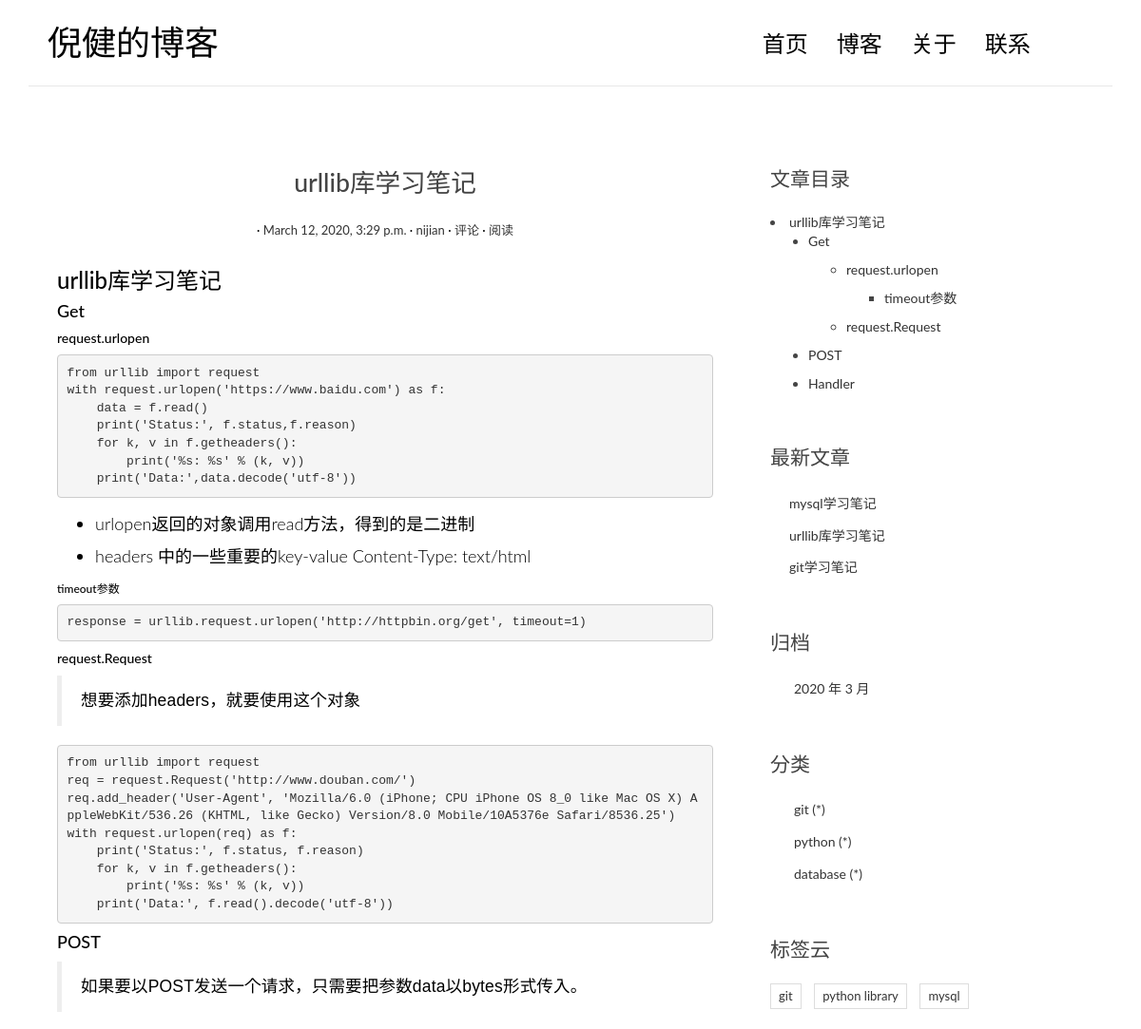
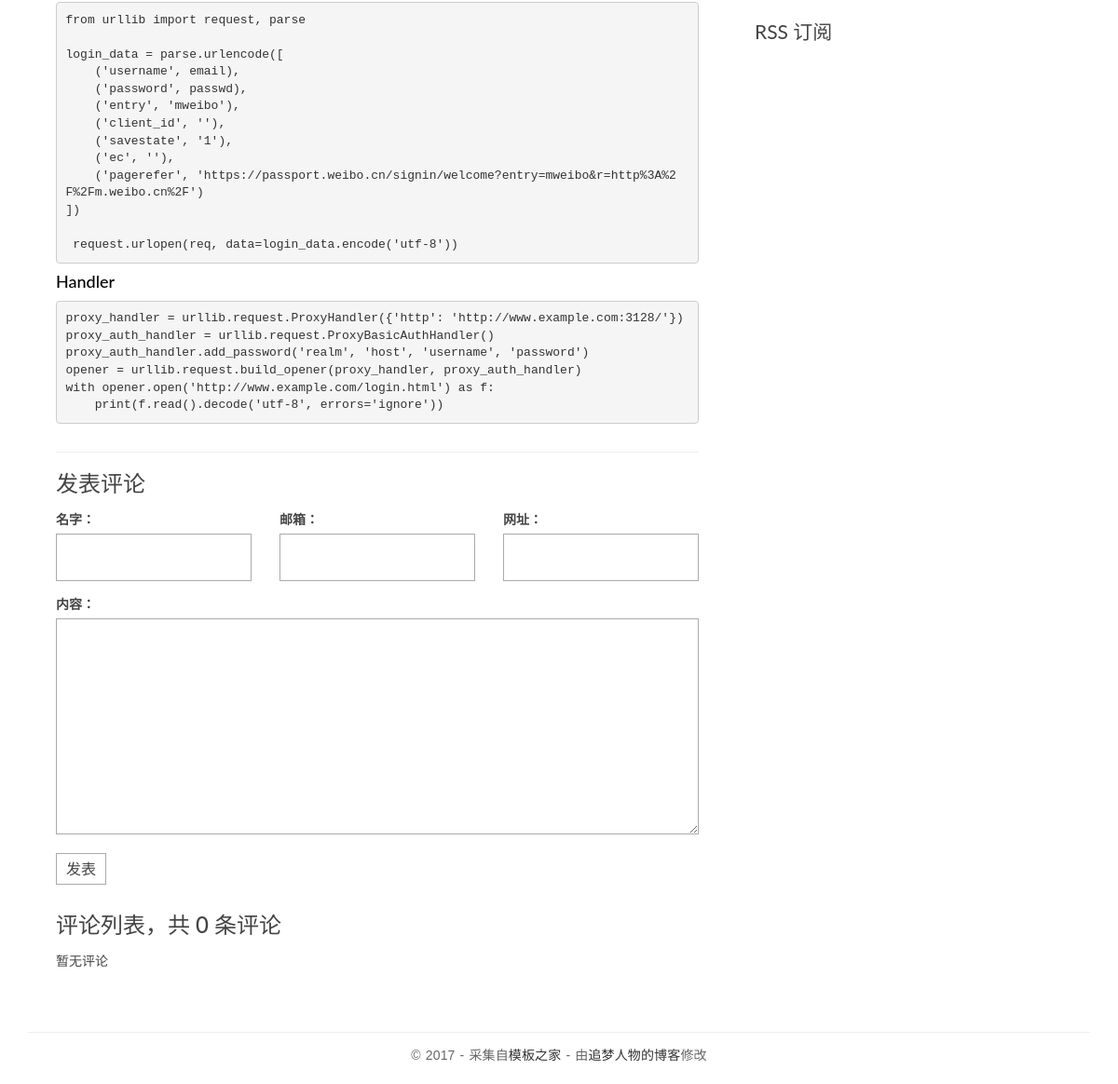
/posts/6, run on the app's committed database (2 pictures, top to bottom).
### blog/models.py (models this page shows, shortened)
class Post(models.Model):
    title = models.CharField(max_length=70)
    body = models.TextField()
    create_time = models.DateTimeField(default=timezone.now)
    modifued_time = models.DateTimeField()
    excerpt = models.CharField(max_length=70, blank=True)
    catgory = models.ForeignKey(Category, on_delete=models.CASCADE)
    tags = models.ManyToManyField(Tag, blank=True)
    author = models.ForeignKey(User, on_delete=models.CASCADE)
    class Meta:
        verbose_name = '文章'
        verbose_name_plural = '文章s'
    def get_absolute_url(self):
        return reverse('blog:detail', kwargs={'pk': self.pk})

class Category(models.Model):
    name = models.CharField(max_length=100)
    class Meta:
        verbose_name = '分类'
        verbose_name_plural = verbose_name

class Tag(models.Model):
    name = models.CharField(max_length=100)
    class Meta:
        verbose_name = '标签'
        verbose_name_plural = '标签s'

### blog/views.py (the view)
# urls.py: path('posts/<int:pk>', views.detail, name='detail'),
def detail(request, pk):
    post = get_object_or_404(Post, pk=pk)
    md = markdown.Markdown(extensions=[
                                      'markdown.extensions.extra',
                                      'markdown.extensions.codehilite',
                                      TocExtension(slugify=slugify),
                                  ])
    post.body = md.convert(post.body)
    m = re.search(r'<div class="toc">\s*<ul>(.*)</ul>\s*</div>', md.toc, re.S)
    post.toc = m.group(1) if m is not None else ''
    return render(request, 'blog/detail.html', context={'post': post})

### comments/forms.py
class CommentForm(forms.ModelForm):
    class Meta:
        model = Comment
        fields = ['name', 'email', 'url', 'text']

### blog/templatetags/blog_extras.py (called while the page is built)
@register.inclusion_tag('blog/inclusions/_recent_posts.html', takes_context=True)
def show_recent_posts(context, num=5):
    return {
        'recent_post_list': Post.objects.all().order_by('-create_time')[:num],
    }

@register.inclusion_tag('blog/inclusions/_archives.html', takes_context=True)
def show_archives(context):
    return {
        'date_list': Post.objects.dates('create_time', 'month', order='DESC'),
    }

@register.inclusion_tag('blog/inclusions/_tags.html', takes_context=True)
def show_tags(context):
    return {
        'tag_list': Tag.objects.all(),
    }

@register.inclusion_tag('blog/inclusions/_categories.html', takes_context=True)
def show_categories(context):
    return {
        'category_list': Category.objects.all(),
    }

### comments/templatetags/comments_extras.py (called while the page is built)
@register.inclusion_tag('comments/inclusions/_form.html', takes_context=True)
def show_comment_form(context, post, form=None):
    if form is None:
        form = CommentForm()
    return {
        'form': form,
        'post': post,
    }

@register.inclusion_tag('comments/inclusions/_list.html', takes_context=True)
def show_comments(context, post):
    comment_list = post.comment_set.all().order_by('-created_time')
    comment_count = comment_list.count()
    return {
        'comment_count': comment_count,
        'comment_list': comment_list,
    }

### templates/blog/detail.html
{% extends 'base.html' %}
{% load comments_extras %}
{% block main %}
    <article class="post post-{{ post.pk }}">
        <header class="entry-header">
            <h1 class="entry-title">{{ post.title }}</h1>
            <div class="entry-meta">
                <span class="post-category"><a href="#">{{ post.category.name }}</a></span>
                <span class="post-date"><a href="#"><time class="entry-date"
                                                          datetime="{{ post.create_time }}">{{ post.create_time }}</time></a></span>
                <span class="post-author"><a href="#">{{ post.author }}</a></span>
                <span class="comments-link"><a href="#"> 评论</a></span>
                <span class="views-count"><a href="#"> 阅读</a></span>
            </div>
        </header>
        <div class="entry-content clearfix">
            {{ post.body|safe }}
        </div>
    </article>
    <section class="comment-area" id="comment-area">
        <hr>
        <h3>发表评论</h3>
        {% show_comment_form post %}
        <div class="comment-list-panel">
            {% show_comments post %}
        </div>
    </section>
{% endblock main %}
{% block toc %}
    {% if post.toc %}
        <div class="widget widget-content">
            <h3 class="widget-title">文章目录</h3>
            {{ post.toc|safe }}
        </div>
    {% endif %}
{% endblock toc %}

### templates/blog/inclusions/_recent_posts.html
<div class="widget widget-recent-posts">
  <h3 class="widget-title">最新文章</h3>
  <ul>
    {% for post in recent_post_list %}
      <li>
        <a href="{{ post.get_absolute_url }}">{{ post.title }}</a>
      </li>
    {% empty %}
      暂无文章！
    {% endfor %}
  </ul>
</div>

### templates/blog/inclusions/_categories.html
<div class="widget widget-category">
  <h3 class="widget-title">分类</h3>
  <ul>
    {% for category in category_list %}
      <li>
        <a href="{% url 'blog:category' category.pk %}">{{ category.name }} <span class="post-count">(*)</span></a>
      </li>
    {% empty %}
      暂无分类！
    {% endfor %}
  </ul>
</div>

### templates/blog/inclusions/_tags.html
<div class="widget widget-tag-cloud">
  <h3 class="widget-title">标签云</h3>
  <ul>
    {% for tag in tag_list %}
      <li>
        <a href="{% url 'blog:tag' tag.pk %}">{{ tag.name }}</a>
      </li>
    {% empty %}
      暂无标签！
    {% endfor %}
  </ul>
</div>

### blog/static/blog/css/custom.css (style rules this page uses)
* { outline: none; }
h1, h2, h3, h4, h5, h6 { margin-top: 0; }
a { color: #333; }
body { color: #444; font-family: 'Lato', sans-serif; }
p { font-family: 'Ubuntu', sans-serif; font-weight: 400; word-spacing: 1px; letter-spacing: 0.01em; }
.post { background: #fff; padding: 30px 30px 0; }
.entry-title { text-align: center; font-size: 1.9em; margin-bottom: 20px; line-height: 1.6; padding: 10px 20px 0; }
.entry-meta { text-align: center; color: #DDDDDD; font-size: 13px; margin-bottom: 30px; }
.entry-content { font-size: 18px; line-height: 1.9; font-weight: 300; color: #000; }
.post-category::after, .post-date::after, .post-author::after, .comments-link::after { content: ' ·'; color: #000; }
.widget { background: #fff; padding: 30px 0 0; }
.widget-title { font-size: 1.5em; margin-bottom: 20px; line-height: 1.6; padding: 10px 0 0; font-weight: 400; }
.widget-recent-posts ul { padding: 0; margin: 0; padding-left: 20px; }
.widget-recent-posts ul li { list-style-type: none; position: relative; line-height: 170%; margin-bottom: 10px; }
.widget-recent-posts ul li::before { content: '\f3d3'; font-family: "Ionicons"; position: absolute; left: -17px; top: 3px; font-size: 16px; color: #000; }
.widget-category ul { padding: 0; margin: 0; padding-left: 25px; }
.widget-category ul li { list-style-type: none; position: relative; line-height: 170%; margin-bottom: 10px; }
.widget-category ul li::before { content: '\f3fe'; font-family: "Ionicons"; position: absolute; left: -25px; top: 1px; font-size: 18px; color: #000; }
.widget-tag-cloud ul { padding: 0; margin: 0; margin-right: -10px; }
.widget-tag-cloud ul li { list-style-type: none; font-size: 13px; display: inline-block; margin-right: 10px; margin-bottom: 10px; padding: 3px 8px; border: 1px solid #ddd; }
.widget-content ul ul { margin-top: 10px; }
.widget-content ul li { margin-bottom: 10px; }
.contact-form input, .comment-form input { border: 1px solid #aaa; margin-bottom: 15px; width: 100%; padding: 15px 15px; font-size: 16px; line-height: 100%; transition: 0.4s border-color linear; }
.contact-form textarea, .comment-form textarea { border: 1px solid #aaa; margin-bottom: 15px; width: 100%; padding: 15px 15px; font-size: 16px; line-height: 20px !important; min-height: 183px; transition: 0.4s border-color linear; }
.comment-area { padding: 0 30px 0; }
.comment-list-panel { margin-top: 30px; }

### templates/base.html (style rules this page uses)
.codehilite { padding: 0; }

### data on the page
Post: title "urllib库学习笔记", create_time "March 12, 2020, 3:29 p.m.", author "nijian", body "urllib库学习笔记 Get request.urlopen from urllib import request with request . urlopen ( 'https://www.baidu.com' ) as f : data = f . read () print ( 'Status:' , f . status , f . reason ) for k , v in f . getheaders (): print ( ' %s : %s ' % ( k , v )) print ( 'Data:' , data . decode ( 'utf-8' )) urlopen返回的对象调用read方法，得到的是二进制 headers 中的一些重要的key-value Content-Type: text/html timeout参数 response = urllib . request . urlopen ( 'http://httpbin.org/get' , timeout = 1 ) request.Request 想要添加headers，就要使用这个对象 from urllib import request req = request . Request ( 'http://www.douban.com/' ) req . add_header ( 'User-Agent' , 'Mozilla/6.0 (iPhone; CPU iPhone OS 8_0 like Mac OS X) AppleWebKit/536.26 (KHTML, like…", toc "urllib库学习笔记 Get request.urlopen timeout参数 request.Request POST Handler"
Post: title "mysql学习笔记"
Post: title "git学习笔记"
Category: name "git"
Category: name "python"
Category: name "database"
Tag: name "git"
Tag: name "python library"
Tag: name "mysql"

### other printed values
{{ comment_count }} "0"
{{ date.year }} "2020"
{{ date.month }} "3"
